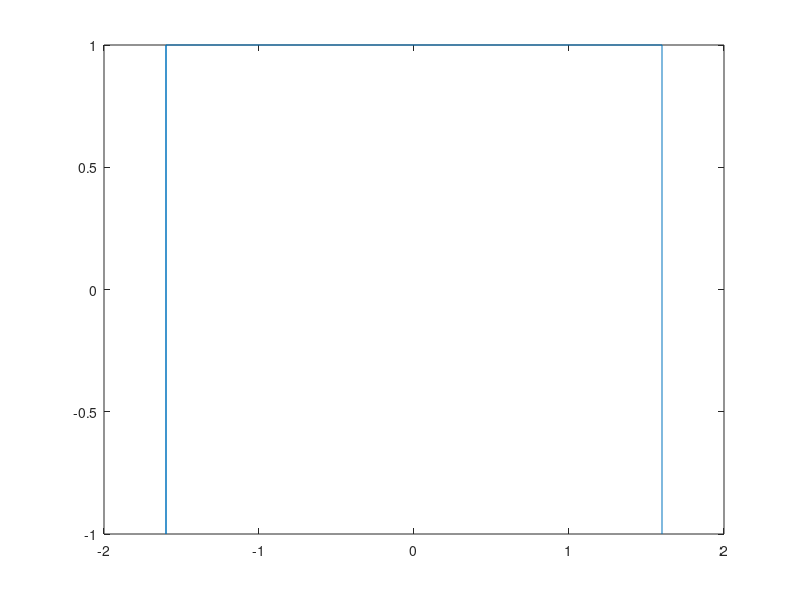

Source code (MATLAB): (Note: this script raises an error after producing the figure.)
%This is a test of using multpies points in the drawcanvas function
clear
clc
%setting boundaries
figure(1)
coordinatesX=[1.6,1.6,-1.6,-1.6,-1.6];
coordinatesY=[-1,1,1,-1,1];
plot(coordinatesX,coordinatesY);
RGB="white-empty-canvas.jpg";
[xi,yi] = getpts;

%Setting up the canvas class
worldcoordinatesBoundaries=[1.6,-1.6,1.6,-1.6];
obj=canvas(worldcoordinatesBoundaries,RGB);

%extracting the 
for k=1:1:length(xi)
if (((2*k)-1)<=length(xi))&&(((2*k))<=length(xi))
x1(k)=xi((2*k)-1);
y1(k)=yi((2*k)-1);
x2(k)=xi((2*k));
y2(k)=yi((2*k));
end 

end 
pts1=[x1,y1];
pts2=[x2,y2];
for l=1:1:numel(pts1)

if (((2*l))<=numel(pts1))
pilXY=worldToPixel(obj,x1(l),y1(l));
plXY((2*l-1),1)=pilXY(1);
plXY((2*l-1),2)=pilXY(2);
pilXY2=worldToPixel(obj,x2(l),y2(l));
plXY(2*l,1)=pilXY2(1);
plXY(2*l,2)=pilXY2(2);
end 
end

pixelXY=plXY;


image=drawcanvasline(obj,pixelXY,1);

%note
